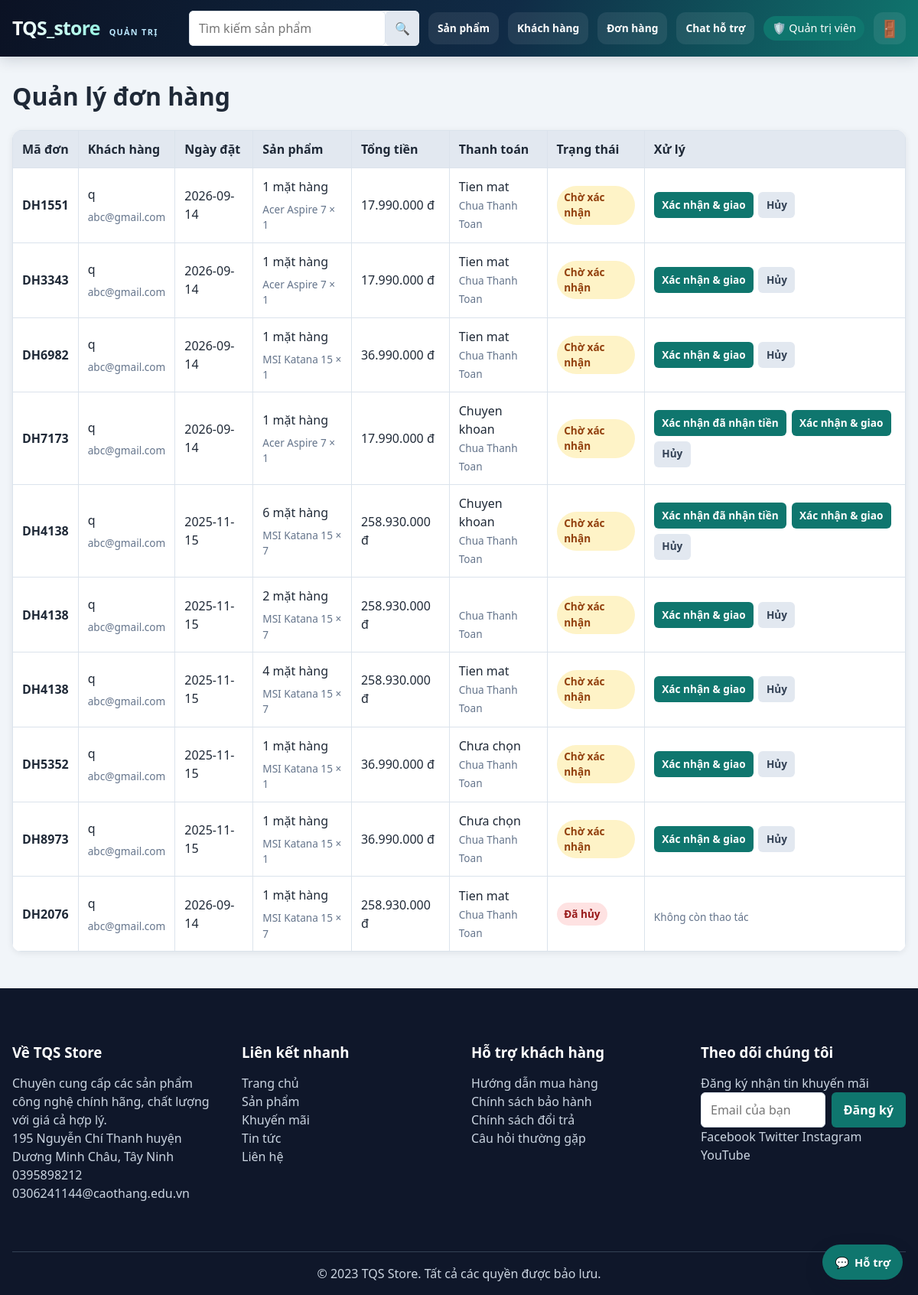
/do_an/order_admin/index.php (signed in), run on the app's committed database.
### tables this page shows
CREATE TABLE `donhang` (
  `MaDH` char(10) NOT NULL,
  `MaKH` varchar(20) DEFAULT NULL,
  `NgayDat` date DEFAULT NULL,
  `TongTien` decimal(10,0) DEFAULT NULL,
  `TrangThai` enum('huy','Cho xac nhan','Dang Giao','Da Giao') DEFAULT 'Cho xac nhan'
);

CREATE TABLE `users` (
  `maKH` varchar(20) NOT NULL,
  `username` varchar(255) DEFAULT NULL,
  `email` varchar(255) DEFAULT NULL,
  `pass` varchar(200) DEFAULT NULL
);

CREATE TABLE `ct_donhang` (
  `MaDH` char(10) NOT NULL,
  `MaSP` char(10) NOT NULL,
  `SoLuong` int(11) DEFAULT NULL CHECK (`SoLuong` > 0),
  `DonGia` decimal(10,0) DEFAULT NULL
);

CREATE TABLE `sanpham` (
  `MaSP` char(10) NOT NULL,
  `TenSP` varchar(255) DEFAULT NULL,
  `Loai` varchar(20) DEFAULT NULL,
  `ThuongHieu` varchar(100) DEFAULT NULL,
  `MoTa` varchar(255) DEFAULT NULL,
  `GiaBan` decimal(10,0) DEFAULT NULL,
  `SoLuong` int(11) DEFAULT NULL CHECK (`SoLuong` > 0),
  `STT` int(11) NOT NULL
);

### do_an/order_admin/index.php (the view, shortened to what this page needs)
<?php
$conn = connect_db();
$statusLabels = [
    'Cho xac nhan' => 'Chờ xác nhận',
    'Dang Giao' => 'Đang giao',
    'Da Giao' => 'Đã giao',
    'huy' => 'Đã hủy',
];
$orders = [];
$sql = "
    SELECT dh.MaDH, dh.MaKH, dh.NgayDat, dh.TongTien, dh.TrangThai,
           u.username, u.email,
           COUNT(ct.MaSP) AS SoMatHang,
           COALESCE(tt.PhuongThuc, 'Chưa chọn') AS PhuongThuc,
           COALESCE(tt.TrangThai, 'Chua Thanh Toan') AS ThanhToan
    FROM donhang dh
    LEFT JOIN users u ON u.MaKH = dh.MaKH
    LEFT JOIN ct_donhang ct ON ct.MaDH = dh.MaDH
    LEFT JOIN thanhtoan tt ON tt.MaDH = dh.MaDH
    GROUP BY dh.MaDH, dh.MaKH, dh.NgayDat, dh.TongTien, dh.TrangThai, u.username, u.email, tt.PhuongThuc, tt.TrangThai
    ORDER BY FIELD(dh.TrangThai, 'Cho xac nhan', 'Dang Giao', 'Da Giao', 'huy'), dh.NgayDat DESC
";
$result = $conn->query($sql);
if ($result) {
    while ($row = $result->fetch_assoc()) {
        $orders[] = $row;
    }
}
$orderDetails = [];
foreach ($orders as $order) {
    $stmt = $conn->prepare("
        SELECT sp.TenSP, ct.SoLuong, ct.DonGia
        FROM ct_donhang ct
        JOIN sanpham sp ON sp.MaSP = ct.MaSP
        WHERE ct.MaDH = ?
    ");
    $stmt->bind_param('s', $order['MaDH']);
    $stmt->execute();
    $details = $stmt->get_result();
    $orderDetails[$order['MaDH']] = [];
    while ($detail = $details->fetch_assoc()) {
        $orderDetails[$order['MaDH']][] = $detail;
    }
}
?>
<!DOCTYPE html>
<html lang="vi">
<head>
  <link rel="stylesheet" href="../layout/style.css">
</head>
<body>
<?php define('LAYOUT_FRAGMENT', true); require_once __DIR__ . '/../layout/header.php'; ?>
<main class="admin-orders">
  <h1>Quản lý đơn hàng</h1>
  <div class="orders-table">
    <table>
      <thead>
        <tr>
          <th>Mã đơn</th>
          <th>Khách hàng</th>
          <th>Ngày đặt</th>
          <th>Sản phẩm</th>
          <th>Tổng tiền</th>
          <th>Thanh toán</th>
          <th>Trạng thái</th>
          <th>Xử lý</th>
        </tr>
      </thead>
      <tbody>
      <?php if (!$orders): ?>
        <tr><td colspan="8" style="text-align:center">Chưa có đơn hàng.</td></tr>
      <?php else: foreach ($orders as $order): ?>
        <?php
        $statusClass = [
            'Cho xac nhan' => 'status-pending',
            'Dang Giao' => 'status-shipping',
            'Da Giao' => 'status-done',
            'huy' => 'status-cancelled',
        ][$order['TrangThai']] ?? '';
        ?>
        <tr>
          <td><strong><?= htmlspecialchars($order['MaDH'], ENT_QUOTES, 'UTF-8') ?></strong></td>
          <td>
            <?= htmlspecialchars($order['username'] ?? $order['MaKH'], ENT_QUOTES, 'UTF-8') ?>
            <div class="order-detail"><?= htmlspecialchars($order['email'] ?? '', ENT_QUOTES, 'UTF-8') ?></div>
          </td>
          <td><?= htmlspecialchars($order['NgayDat'], ENT_QUOTES, 'UTF-8') ?></td>
          <td>
            <?= (int)$order['SoMatHang'] ?> mặt hàng
            <?php foreach ($orderDetails[$order['MaDH']] ?? [] as $detail): ?>
              <div class="order-detail">
                <?= htmlspecialchars($detail['TenSP'], ENT_QUOTES, 'UTF-8') ?>
                × <?= (int)$detail['SoLuong'] ?>
              </div>
            <?php endforeach; ?>
          </td>
          <td><?= number_format((float)$order['TongTien'], 0, ',', '.') ?> đ</td>
          <td>
            <?= htmlspecialchars($order['PhuongThuc'], ENT_QUOTES, 'UTF-8') ?><br>
            <span class="order-detail"><?= htmlspecialchars($order['ThanhToan'], ENT_QUOTES, 'UTF-8') ?></span>
          </td>
          <td><span class="status <?= $statusClass ?>"><?= htmlspecialchars($statusLabels[$order['TrangThai']] ?? $order['TrangThai'], ENT_QUOTES, 'UTF-8') ?></span></td>
          <td>
            <div class="order-actions">
              <?php if ($order['TrangThai'] === 'Cho xac nhan'): ?>
                <?php if ($order['PhuongThuc'] === 'Chuyen khoan' && $order['ThanhToan'] !== 'Da Thanh Toan'): ?>
                  <form method="post">
                    <button class="btn" type="submit">Xác nhận đã nhận tiền</button>
                  </form>
                <?php endif; ?>
                <form method="post">
                  <button class="btn" type="submit">Xác nhận & giao</button>
                </form>
                <form method="post">
                  <button class="btn btn-secondary" type="submit">Hủy</button>
                </form>
              <?php else: ?>
                <span class="order-detail">Không còn thao tác</span>
              <?php endif; ?>
            </div>
          </td>
        </tr>
      <?php endforeach; endif; ?>
      </tbody>
    </table>
  </div>
</main>
<?php require_once __DIR__ . '/../layout/footer.php'; ?>
</body>
</html>

### do_an/layout/style.css (style rules this page uses)
:root { --color-primary: #0f766e; --color-primary-dark: #115e59; --color-secondary: #2563eb; --color-accent: #f59e0b; --color-danger: #dc2626; --color-success: #16a34a; --color-text: #1f2937; --color-muted: #64748b; --color-surface: #ffffff; --color-background: #f1f5f9; --color-border: #dbe3ec; --font-family: "Segoe UI", Arial, Helvetica, sans-serif; --radius-sm: 6px; --radius-md: 10px; --radius-lg: 16px; --shadow-sm: 0 2px 8px rgba(15, 23, 42, .08); --shadow-md: 0 10px 28px rgba(15, 23, 42, .12); --container-width: 1200px; }
*, *::before, *::after { box-sizing: border-box; margin: 0; padding: 0; }
html { scroll-behavior: smooth; }
body { min-width: 0; background: var(--color-background); color: var(--color-text); font-family: var(--font-family); line-height: 1.5; overflow-x: hidden; }
h1, h2, h3, h4, h5, h6 { color: var(--color-text); line-height: 1.25; margin-bottom: 1rem; }
.btn, button, input[type="submit"], input[type="reset"], .banner-btn, .btn-home, .btn-buy, .btn-add-cart, .home-btn { display: inline-flex; align-items: center; justify-content: center; min-height: 42px; padding: .65rem 1rem; border: 0; border-radius: var(--radius-sm); background: var(--color-primary); color: #fff; font: inherit; font-weight: 600; text-decoration: none; cursor: pointer; transition: background-color .2s ease, transform .2s ease, box-shadow .2s ease; }
.btn-secondary { background: #e2e8f0; color: #334155; }
table { width: 100%; border-collapse: collapse; background: var(--color-surface); }
th, td { padding: .75rem; border: 1px solid var(--color-border); text-align: left; }
th { background: #e2e8f0; }

### do_an/order_admin/index.php (style rules this page uses)
.admin-orders { width: min(100% - 2rem, 1200px); margin: 2rem auto; }
.admin-orders h1 { margin-bottom: 1.5rem; }
.orders-table { overflow-x: auto; border-radius: 12px; box-shadow: var(--shadow-sm); }
.orders-table table { min-width: 900px; }
.status { display: inline-block; padding: .3rem .6rem; border-radius: 999px; font-size: .85rem; font-weight: 700; }
.status-pending { background: #fef3c7; color: #92400e; }
.status-cancelled { background: #fee2e2; color: #991b1b; }
.order-detail { margin-top: .5rem; color: var(--color-muted); font-size: .85rem; }
.order-actions { display: flex; flex-wrap: wrap; gap: .4rem; }
.order-actions form { margin: 0; }
.order-actions .btn { min-height: 34px; padding: .4rem .65rem; font-size: .85rem; }

### data on the page
donhang: MaDH "DH1551", MaKH.username "q", MaKH.email "abc@gmail.com", NgayDat "2026-09-14", SoMatHang "1", TongTien "17.990.000", PhuongThuc "Tien mat", ThanhToan "Chua Thanh Toan", TrangThai "Chờ xác nhận"
ct_donhang: MaSP.TenSP "Acer Aspire 7", SoLuong "1"
donhang: MaDH "DH3343", MaKH.username "q", MaKH.email "abc@gmail.com", NgayDat "2026-09-14", SoMatHang "1", TongTien "17.990.000", PhuongThuc "Tien mat", ThanhToan "Chua Thanh Toan", TrangThai "Chờ xác nhận"
donhang: MaDH "DH6982", MaKH.username "q", MaKH.email "abc@gmail.com", NgayDat "2026-09-14", SoMatHang "1", TongTien "36.990.000", PhuongThuc "Tien mat", ThanhToan "Chua Thanh Toan", TrangThai "Chờ xác nhận"
ct_donhang: MaSP.TenSP "MSI Katana 15", SoLuong "1"
donhang: MaDH "DH7173", MaKH.username "q", MaKH.email "abc@gmail.com", NgayDat "2026-09-14", SoMatHang "1", TongTien "17.990.000", PhuongThuc "Chuyen khoan", ThanhToan "Chua Thanh Toan", TrangThai "Chờ xác nhận"
donhang: MaDH "DH4138", MaKH.username "q", MaKH.email "abc@gmail.com", NgayDat "2025-11-15", SoMatHang "6", TongTien "258.930.000", PhuongThuc "Chuyen khoan", ThanhToan "Chua Thanh Toan", TrangThai "Chờ xác nhận", SoMatHang "2", SoMatHang "4", PhuongThuc "Tien mat"
ct_donhang: MaSP.TenSP "MSI Katana 15", SoLuong "7"
donhang: MaDH "DH5352", MaKH.username "q", MaKH.email "abc@gmail.com", NgayDat "2025-11-15", SoMatHang "1", TongTien "36.990.000", PhuongThuc "Chưa chọn", ThanhToan "Chua Thanh Toan", TrangThai "Chờ xác nhận"
donhang: MaDH "DH8973", MaKH.username "q", MaKH.email "abc@gmail.com", NgayDat "2025-11-15", SoMatHang "1", TongTien "36.990.000", PhuongThuc "Chưa chọn", ThanhToan "Chua Thanh Toan", TrangThai "Chờ xác nhận"
donhang: MaDH "DH2076", MaKH.username "q", MaKH.email "abc@gmail.com", NgayDat "2026-09-14", SoMatHang "1", TongTien "258.930.000", PhuongThuc "Tien mat", ThanhToan "Chua Thanh Toan", TrangThai "Đã hủy", shows "Không còn thao tác"
